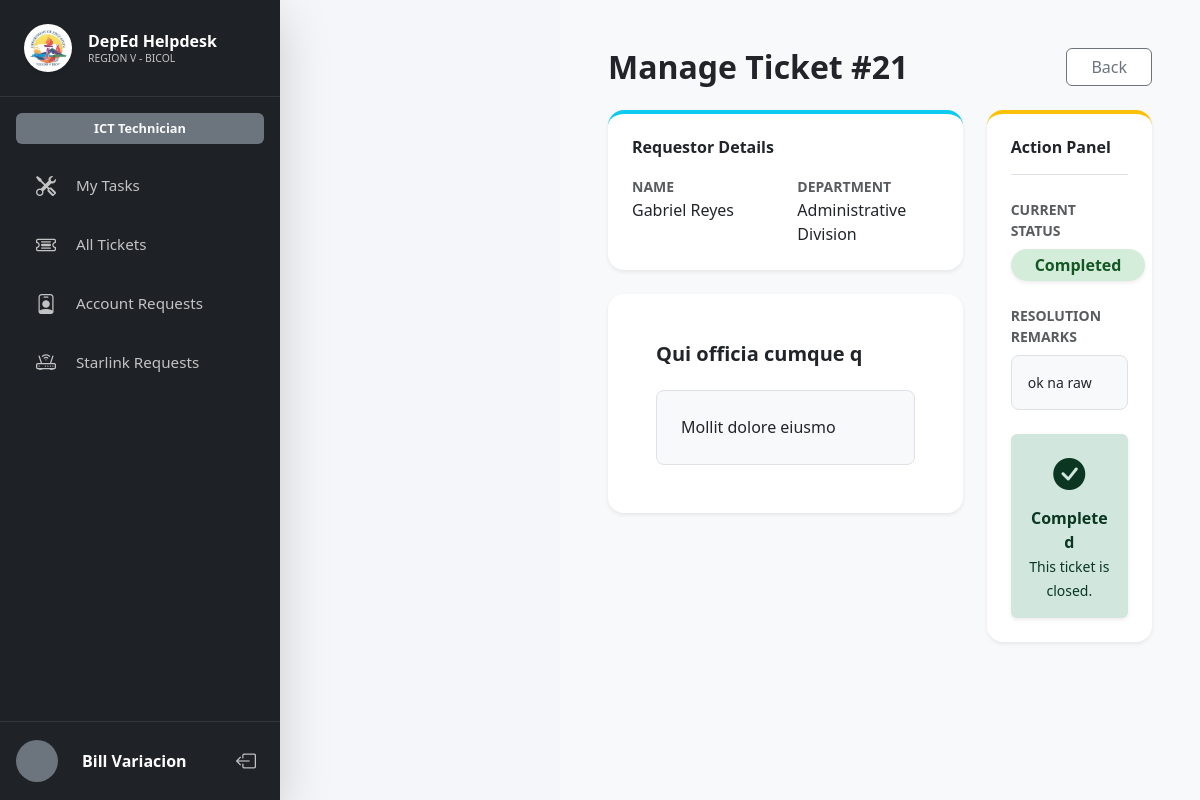
/manage_ticket.php?id=21 (signed in), run on the app's committed database.
### tables this page shows
CREATE TABLE `ticket` (
  `ticketId` int NOT NULL,
  `subject` varchar(150) NOT NULL,
  `description` text NOT NULL,
  `priority` enum('Low','Medium','High') DEFAULT 'Medium',
  `status` enum('Pending','Processing','Resolved','Completed') DEFAULT 'Pending',
  `remarks` text,
  `userId` int NOT NULL,
  `departmentId` int NOT NULL,
  `createdAt` timestamp NULL DEFAULT CURRENT_TIMESTAMP,
  `updatedAt` datetime DEFAULT CURRENT_TIMESTAMP ON UPDATE CURRENT_TIMESTAMP,
  `assignedTo` int DEFAULT NULL,
  `categoryId` int DEFAULT NULL,
  `technician_signature` longtext
);

CREATE TABLE `users` (
  `userId` int NOT NULL,
  `employeeId` varchar(50) DEFAULT NULL,
  `email` varchar(100) NOT NULL,
  `role` enum('User','Officer','Technician') NOT NULL,
  `positionID` int DEFAULT NULL,
  `password` varchar(255) NOT NULL,
  `firstName` varchar(100) NOT NULL,
  `middleName` varchar(100) DEFAULT NULL,
  `lastName` varchar(100) NOT NULL,
  `suffix` varchar(20) DEFAULT NULL,
  `phone` varchar(20) DEFAULT NULL,
  `profilePicture` varchar(255) DEFAULT NULL,
  `departmentId` int NOT NULL,
  `divisionId` int DEFAULT NULL,
  `createdAt` timestamp NULL DEFAULT CURRENT_TIMESTAMP,
  `signature` longtext,
  `isActive` tinyint(1) DEFAULT '1',
  `activationToken` varchar(64) DEFAULT NULL,
  `tokenExpiresAt` datetime DEFAULT NULL,
  `isApproved` tinyint(1) DEFAULT '0',
  `googleId` varchar(64) DEFAULT NULL,
  `avatarUrl` varchar(512) DEFAULT NULL
);

CREATE TABLE `department` (
  `departmentId` int NOT NULL,
  `departmentCode` text NOT NULL,
  `departmentName` text NOT NULL,
  `section_unit` text NOT NULL,
  `departmentHead` text NOT NULL,
  `positionID` int DEFAULT NULL
);

### manage_ticket.php (the view, shortened to what this page needs)
<?php
require_once 'db.php';
$ticketId = $_GET['id'] ?? null;
$sql = "SELECT t.*, u.firstName, u.lastName, d.departmentName
        FROM ticket t
        JOIN users u ON t.userId = u.userId
        LEFT JOIN department d ON u.departmentId = d.departmentId
        WHERE t.ticketId = ?";
$stmt = $pdo->prepare($sql);
$stmt->execute([$ticketId]);
$ticket = $stmt->fetch();
$techStmt = $pdo->query("SELECT userId, firstName, lastName FROM users WHERE role IN ('Technician', 'Officer') AND isApproved = 1 ORDER BY firstName ASC");
$technicians = $techStmt->fetchAll();
include 'head.php';
?>
<body>
    <div class="d-flex flex-column flex-md-row" style="min-height: 100vh;">
        <div style="width: 280px; flex-shrink: 0;"></div>
        <?php include 'sidebar.php'; ?>
        <div class="flex-grow-1 bg-light main-content" style="min-height: 100vh; overflow-y: auto;">
            <div class="container-fluid py-5 px-5">
                <div class="d-flex justify-content-between align-items-center mb-4">
                    <h2 class="fw-bold text-dark mb-0">Manage Ticket #<?php echo htmlspecialchars($ticketId); ?></h2>
                    <button onclick="history.back()" class="btn btn-outline-secondary px-4 bg-white">Back</button>
                </div>
                <div class="row g-4">
                    <div class="col-lg-8">
                        <div class="card border-0 shadow-sm rounded-4 mb-4" style="border-top: 4px solid #0dcaf0 !important;">
                            <div class="card-body p-4">
                                <h6 class="fw-bold text-dark mb-3">Requestor Details</h6>
                                <div class="row">
                                    <div class="col-md-6">
                                        <label class="small text-muted fw-bold">NAME</label>
                                        <div class="text-dark"><?php echo htmlspecialchars($ticket['firstName'] . ' ' . $ticket['lastName']); ?></div>
                                    </div>
                                    <div class="col-md-6">
                                        <label class="small text-muted fw-bold">DEPARTMENT</label>
                                        <div class="text-dark"><?php echo htmlspecialchars($ticket['departmentName'] ?? 'No Department'); ?></div>
                                    </div>
                                </div>
                            </div>
                        </div>
                        <div class="card border-0 shadow-sm rounded-4">
                            <div class="card-body p-4 p-md-5">
                                <h5 class="fw-bold text-dark mb-4"><?php echo htmlspecialchars($ticket['subject']); ?></h5>
                                <div class="p-4 bg-light rounded-3 border text-dark" style="font-size: 1rem; line-height: 1.6;">
                                    <?php echo nl2br(htmlspecialchars($ticket['description'])); ?>
                                </div>
                            </div>
                        </div>
                    </div>
                    <div class="col-lg-4">
                        <div class="card border-0 shadow-sm rounded-4 p-4" style="border-top: 4px solid #ffc107 !important;">
                            <h6 class="fw-bold text-dark border-bottom pb-3 mb-4">Action Panel</h6>
                            <div class="mb-4">
                                <label class="small text-muted fw-bold mb-2">CURRENT STATUS</label>
                                <div>
                                    <?php
                                    $badgeClass = match ($ticket['status']) {
                                        'Pending' => 'bg-warning text-dark',
                                        'Processing' => 'bg-primary',
                                        'Resolved' => 'bg-success',
                                        'Completed' => 'bg-success',
                                        default => 'bg-secondary'
                                    };
                                    ?>
                                    <span class="badge <?php echo $badgeClass; ?> fs-6 px-4 py-2 rounded-pill shadow-sm">
                                        <?php echo htmlspecialchars($ticket['status']); ?>
                                    </span>
                                </div>
                            </div>
                            <?php if ($ticket['status'] === 'Pending'): ?>
                                <form method="POST" class="mb-4 pb-4 border-bottom">
                                    <div class="mb-3">
                                        <label class="small text-muted fw-bold mb-2">ASSIGN TO IT PERSONNEL</label>
                                        <select name="assigned_to" class="form-select bg-light" required>
                                            <option value="" disabled selected>-- Select Technician --</option>
                                            <?php foreach ($technicians as $tech): ?>
                                                <option value="<?php echo $tech['userId']; ?>" <?php echo ($tech['userId'] == $_SESSION['user_id']) ? 'selected' : ''; ?>>
                                                    <?php echo htmlspecialchars($tech['firstName'] . ' ' . $tech['lastName']); ?>
                                                </option>
                                            <?php endforeach; ?>
                                        </select>
                                    </div>
                                    <button type="submit" name="assign_ticket" class="btn btn-primary fw-bold w-100 py-2 shadow-sm rounded-3">
                                        <i class="bi bi-person-gear me-2"></i> ASSIGN TICKET
                                    </button>
                                </form>
                                <form method="POST">
                                    <div class="mb-3">
                                        <label class="small text-muted fw-bold mb-2">DIRECT RESOLVE (REMARKS)</label>
                                        <textarea name="remarks" class="form-control bg-light" rows="3" placeholder="Enter resolution details..." required></textarea>
                                    </div>
                                    <button type="submit" name="resolve_ticket" class="btn btn-success fw-bold w-100 py-2 shadow-sm rounded-3">
                                        <i class="bi bi-check-circle-fill me-2"></i> RESOLVE TICKET
                                    </button>
                                </form>
                            <?php else: ?>
                                <div class="mb-4">
                                    <label class="small text-muted fw-bold mb-2">RESOLUTION REMARKS</label>
                                    <div class="p-3 bg-light rounded-3 border text-dark small">
                                        <?php echo nl2br(htmlspecialchars($ticket['remarks'] ?? 'No remarks provided.')); ?>
                                    </div>
                                </div>
                                <div class="alert alert-success text-center mb-0 border-0 shadow-sm py-3">
                                    <i class="bi bi-check-circle-fill d-block fs-2 mb-2"></i>
                                    <strong><?php echo $ticket['status']; ?></strong><br>
                                    <small>This ticket is closed.</small>
                                </div>
                            <?php endif; ?>
                        </div>
                    </div>
                </div>
            </div>
        </div>
    </div>
</body>
</html>

### style.css (style rules this page uses)
:root { --deped-green: #1b5e20; --deped-gold: #fbc02d; --sidebar-bg: #1a1c1e; --bg-light: #f4f6f9; --card-radius: 12px; }
body { font-family: 'Segoe UI', Tahoma, Geneva, Verdana, sans-serif; background-color: var(--bg-light); }
.main-content { margin-left: 280px; width: calc(100% - 280px); }
.badge.bg-success { background-color: #d4edda !important; color: #155724; }

### data on the page
ticket: userId.lastName "Gabriel Reyes", departmentId.departmentName "Administrative Division", subject "Qui officia cumque q", description "Mollit dolore eiusmo", status "Completed", remarks "ok na raw"

### other printed values
$displayName "Bill Variacion"
$ticketId "21"
